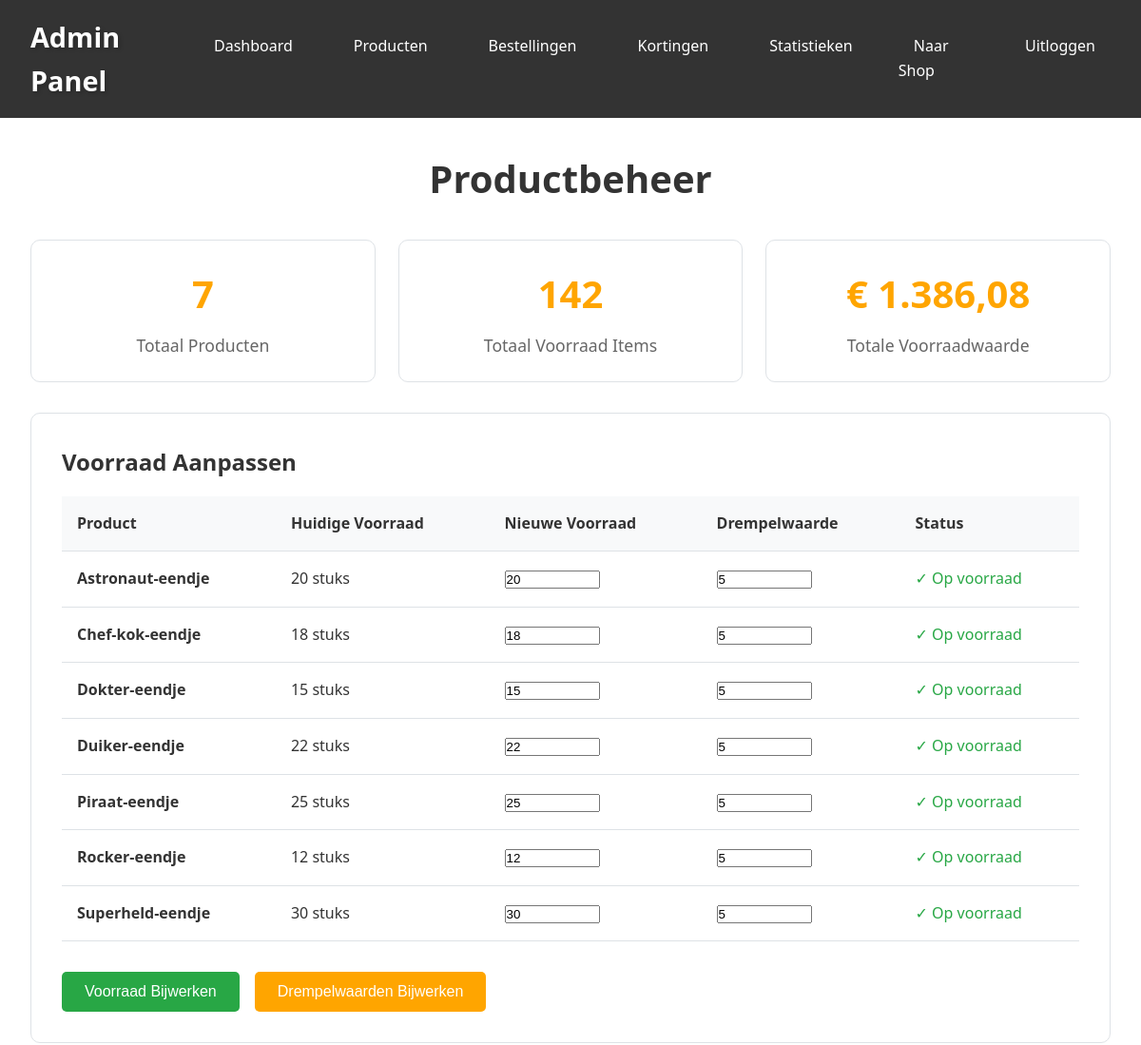
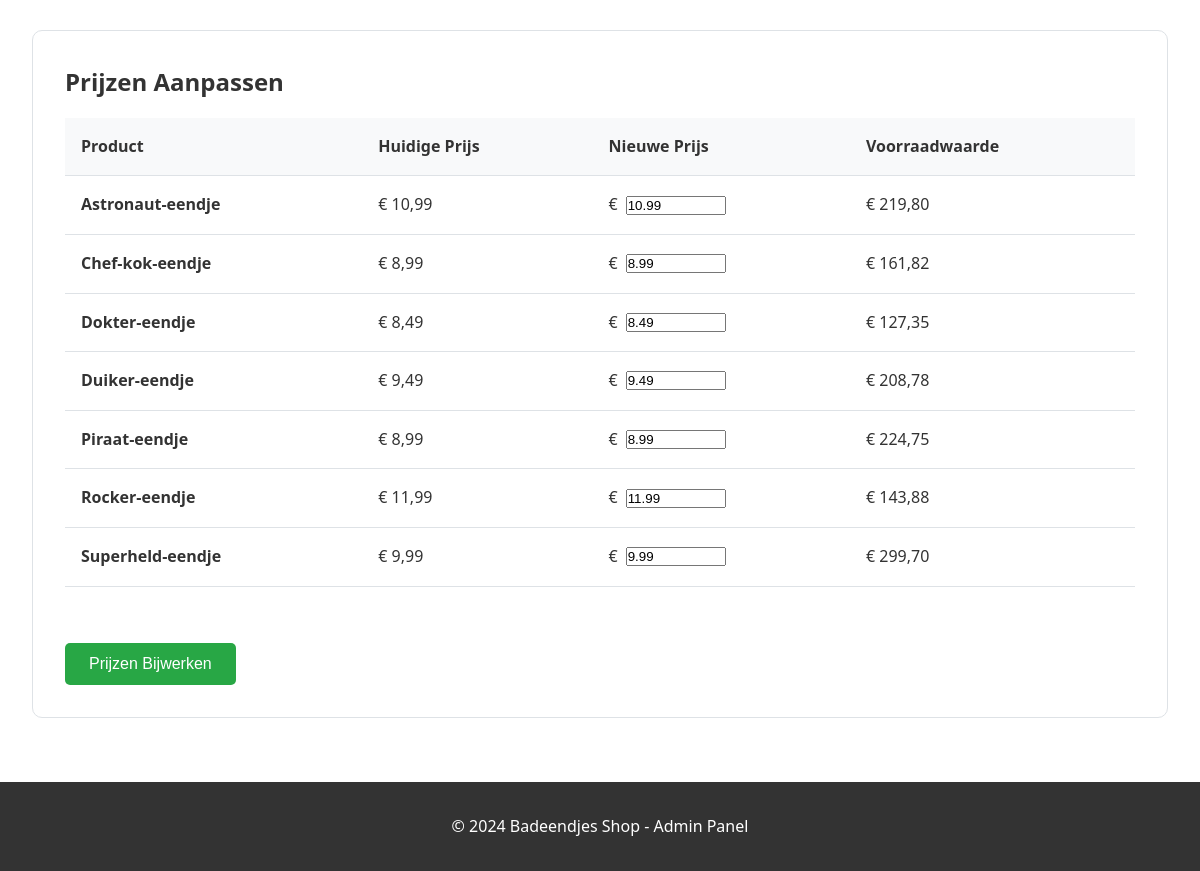
Page /admin/products.php (signed in) on the committed database (2 pictures, top to bottom).
### tables this page shows
CREATE TABLE products (
    id INT PRIMARY KEY AUTO_INCREMENT,
    name VARCHAR(100) NOT NULL,
    description TEXT,
    image_url VARCHAR(255),
    price DECIMAL(10,2) NOT NULL,
    stock INT NOT NULL DEFAULT 0,
    low_stock_threshold INT NOT NULL DEFAULT 5,
    created_at TIMESTAMP DEFAULT CURRENT_TIMESTAMP
);

### includes/functions.php (called while the page is built, shortened)
<?php
function escape($string) {
    return htmlspecialchars($string, ENT_QUOTES, 'UTF-8');
}
function formatPrice($price) {
    return '€ ' . number_format($price, 2, ',', '.');
}
function getTotalStockValue($pdo) {
    $stmt = $pdo->query("SELECT SUM(stock * price) as total FROM products");
    $result = $stmt->fetch();
    return $result['total'] ?? 0;
}
?>

### admin/products.php (the view, shortened to what this page needs)
<?php
require_once '../includes/config.php';
require_once '../includes/functions.php';
$stmt = $pdo->query("SELECT * FROM products ORDER BY name ASC");
$products = $stmt->fetchAll();
$total_stock_value = getTotalStockValue($pdo);
$total_items = array_sum(array_column($products, 'stock'));
?>
<!DOCTYPE html>
<html lang="nl">
<head>
    <link rel="stylesheet" href="../assets/css/style.css">
</head>
<body>
    <div class="admin-header">
        <nav style="max-width: 1200px; margin: 0 auto; padding: 0 2rem; display: flex; justify-content: space-between; align-items: center;">
            <a href="dashboard.php" class="logo"> Admin Panel</a>
            <ul class="admin-nav">
                <li><a href="dashboard.php">Dashboard</a></li>
                <li><a href="products.php">Producten</a></li>
                <li><a href="orders.php">Bestellingen</a></li>
                <li><a href="discounts.php">Kortingen</a></li>
                <li><a href="statistics.php">Statistieken</a></li>
                <li><a href="../index.php">Naar Shop</a></li>
                <li><a href="logout.php">Uitloggen</a></li>
            </ul>
        </nav>
    </div>
    <main>
        <h1>Productbeheer</h1>
        <div class="stats-grid" style="grid-template-columns: repeat(3, 1fr); margin-bottom: 2rem;">
            <div class="stat-card">
                <div class="stat-value"><?php echo count($products); ?></div>
                <div class="stat-label">Totaal Producten</div>
            </div>
            <div class="stat-card">
                <div class="stat-value"><?php echo $total_items; ?></div>
                <div class="stat-label">Totaal Voorraad Items</div>
            </div>
            <div class="stat-card">
                <div class="stat-value"><?php echo formatPrice($total_stock_value); ?></div>
                <div class="stat-label">Totale Voorraadwaarde</div>
            </div>
        </div>
        <div style="background: white; border: 1px solid var(--border-color); border-radius: 10px; padding: 2rem; margin-bottom: 2rem;">
            <h2>Voorraad Aanpassen</h2>
            <form method="POST" action="products.php">
                <table>
                    <thead>
                        <tr>
                            <th>Product</th>
                            <th>Huidige Voorraad</th>
                            <th>Nieuwe Voorraad</th>
                            <th>Drempelwaarde</th>
                            <th>Status</th>
                        </tr>
                    </thead>
                    <tbody>
                        <?php foreach ($products as $product): ?>
                            <tr>
                                <td>
                                    <strong><?php echo escape($product['name']); ?></strong>
                                </td>
                                <td><?php echo $product['stock']; ?> stuks</td>
                                <td>
                                    <input type="number"
                                           name="stock[<?php echo $product['id']; ?>]"
                                           value="<?php echo $product['stock']; ?>"
                                           min="0"
                                           style="width: 100px;">
                                </td>
                                <td>
                                    <input type="number"
                                           name="low_stock_threshold[<?php echo $product['id']; ?>]"
                                           value="<?php echo $product['low_stock_threshold']; ?>"
                                           min="0"
                                           style="width: 100px;">
                                </td>
                                <td>
                                    <?php if ($product['stock'] > $product['low_stock_threshold']): ?>
                                        <span class="stock-available">✓ Op voorraad</span>
                                    <?php elseif ($product['stock'] > 0): ?>
                                        <span class="stock-low">⚠ Laag</span>
                                    <?php else: ?>
                                        <span class="stock-out">✗ Uitverkocht</span>
                                    <?php endif; ?>
                                </td>
                            </tr>
                        <?php endforeach; ?>
                    </tbody>
                </table>
                <div style="display: flex; gap: 1rem; margin-top: 1.5rem;">
                    <button type="submit" name="update_stock" class="btn btn-success">
                        Voorraad Bijwerken
                    </button>
                    <button type="submit" name="update_threshold" class="btn">
                        Drempelwaarden Bijwerken
                    </button>
                </div>
            </form>
        </div>
        <div style="background: white; border: 1px solid var(--border-color); border-radius: 10px; padding: 2rem;">
            <h2>Prijzen Aanpassen</h2>
            <form method="POST" action="products.php">
                <table>
                    <thead>
                        <tr>
                            <th>Product</th>
                            <th>Huidige Prijs</th>
                            <th>Nieuwe Prijs</th>
                            <th>Voorraadwaarde</th>
                        </tr>
                    </thead>
                    <tbody>
                        <?php foreach ($products as $product): ?>
                            <tr>
                                <td>
                                    <strong><?php echo escape($product['name']); ?></strong>
                                </td>
                                <td><?php echo formatPrice($product['price']); ?></td>
                                <td>
                                    <div style="display: flex; align-items: center; gap: 0.5rem;">
                                        €
                                        <input type="number"
                                               name="price[<?php echo $product['id']; ?>]"
                                               value="<?php echo $product['price']; ?>"
                                               min="0"
                                               step="0.01"
                                               style="width: 100px;">
                                    </div>
                                </td>
                                <td><?php echo formatPrice($product['price'] * $product['stock']); ?></td>
                            </tr>
                        <?php endforeach; ?>
                    </tbody>
                </table>
                <button type="submit" name="update_price" class="btn btn-success mt-3">
                    Prijzen Bijwerken
                </button>
            </form>
        </div>
    </main>
    <footer>
        <p>&copy; 2024 Badeendjes Shop - Admin Panel</p>
    </footer>
</body>
</html>

### assets/css/style.css (style rules this page uses)
:root { --primary-color: #FFD700; --secondary-color: #FFA500; --accent-color: #FF6B6B; --text-color: #333; --light-bg: #F8F9FA; --border-color: #DEE2E6; --success-color: #28A745; --warning-color: #FFC107; --danger-color: #DC3545; }
* { margin: 0; padding: 0; box-sizing: border-box; }
body { font-family: 'Segoe UI', Tahoma, Geneva, Verdana, sans-serif; line-height: 1.6; color: var(--text-color); background-color: #fff; }
nav { max-width: 1200px; margin: 0 auto; padding: 0 2rem; display: flex; justify-content: space-between; align-items: center; }
.logo { font-size: 1.8rem; font-weight: bold; color: white; text-decoration: none; text-shadow: 2px 2px 4px rgba(0,0,0,0.2); }
main { max-width: 1200px; margin: 2rem auto; padding: 0 2rem; }
h1, h2, h3 { color: var(--text-color); margin-bottom: 1rem; }
h1 { font-size: 2.5rem; text-align: center; margin-bottom: 2rem; }
.stock-available { color: var(--success-color); }
.btn { display: inline-block; padding: 0.75rem 1.5rem; background-color: var(--secondary-color); color: white; text-decoration: none; border: none; border-radius: 5px; cursor: pointer; font-size: 1rem; font-weight: 500; transition: all 0.3s; text-align: center; }
.btn-success { background-color: var(--success-color); }
table { width: 100%; border-collapse: collapse; margin-bottom: 2rem; background: white; }
table th, table td { padding: 1rem; text-align: left; border-bottom: 1px solid var(--border-color); }
table th { background-color: var(--light-bg); font-weight: bold; }
.admin-header { background-color: var(--text-color); color: white; padding: 1rem 0; margin-bottom: 2rem; }
.admin-nav { display: flex; gap: 2rem; list-style: none; }
.admin-nav a { color: white; text-decoration: none; padding: 0.5rem 1rem; border-radius: 5px; }
.stats-grid { display: grid; grid-template-columns: repeat(auto-fit, minmax(250px, 1fr)); gap: 1.5rem; margin-bottom: 2rem; }
.stat-card { background: white; padding: 1.5rem; border: 1px solid var(--border-color); border-radius: 10px; text-align: center; }
.stat-value { font-size: 2.5rem; font-weight: bold; color: var(--secondary-color); margin-bottom: 0.5rem; }
.stat-label { color: #666; font-size: 1.1rem; }
footer { background-color: var(--text-color); color: white; text-align: center; padding: 2rem 0; margin-top: 4rem; }
.mt-3 { margin-top: 1.5rem; }

### rows in the picture
products: name "Astronaut-eendje", stock "20", low_stock_threshold "5", shows "✓ Op voorraad", price "€ 10,99", price "10.99", formatPrice($product['price'] * $product['stock']) "€ 219,80"
products: name "Chef-kok-eendje", stock "18", id+low_stock_threshold "5", shows "✓ Op voorraad", price "€ 8,99", price "8.99", formatPrice($product['price'] * $product['stock']) "€ 161,82"
products: name "Dokter-eendje", stock "15", low_stock_threshold "5", shows "✓ Op voorraad", price "€ 8,49", price "8.49", formatPrice($product['price'] * $product['stock']) "€ 127,35"
products: name "Duiker-eendje", stock "22", low_stock_threshold "5", shows "✓ Op voorraad", price "€ 9,49", price "9.49", formatPrice($product['price'] * $product['stock']) "€ 208,78"
products: name "Piraat-eendje", stock "25", low_stock_threshold "5", shows "✓ Op voorraad", price "€ 8,99", price "8.99", formatPrice($product['price'] * $product['stock']) "€ 224,75"
products: name "Rocker-eendje", stock "12", low_stock_threshold "5", shows "✓ Op voorraad", price "€ 11,99", price "11.99", formatPrice($product['price'] * $product['stock']) "€ 143,88"
products: name "Superheld-eendje", stock "30", low_stock_threshold "5", shows "✓ Op voorraad", price "€ 9,99", price "9.99", formatPrice($product['price'] * $product['stock']) "€ 299,70"

### other values in the picture
count($products) "7"
$total_items "142"
formatPrice($total_stock_value) "€ 1.386,08"
